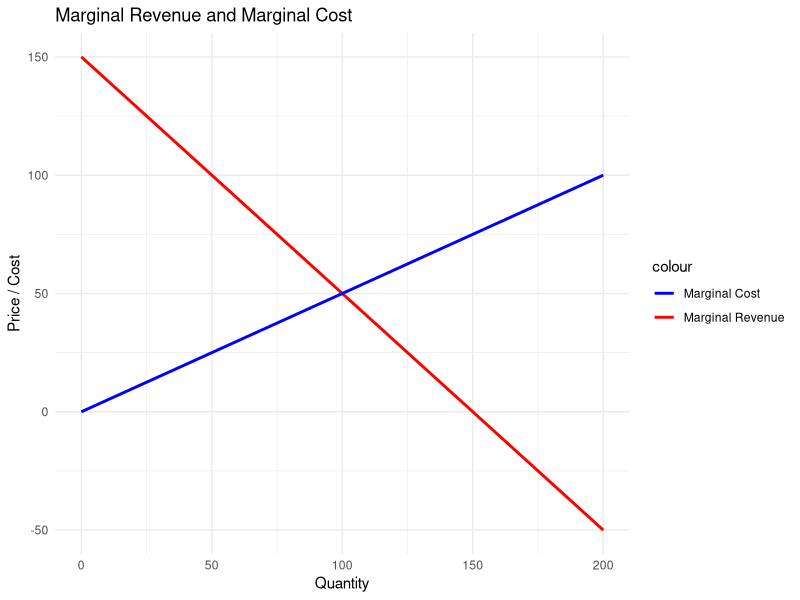

Recreate this plot in R.
## ---- chunk 1
knitr::opts_chunk$set(echo = TRUE)
## ---- chunk 2
library(knitr)
## ---- chunk 3
table <- matrix(c(20,14,25,400,100,
                     12,15,14,300,125,
                     10,12,15,500,150,
                     80,90,70,"-","-"), nrow=4,  byrow=TRUE)

colnames(table) <- c("Warehouse 1", "Warehouse 2", "Warehouse 3", "Production Cost", "Supply")

rownames(table) <-c("Plant A", "Plant B", "Plant C", "Monthly Demand")

table <- as.table(table)
table
## ---- chunk 4
table <- data.frame(
  Plant = c("Plant A", "Plant B", "Plant C", "Monthly Demand"),
  Warehouse_1 = c("$20", "$12", "$10", 80),
  Warehouse_2 = c("$14", "$15", "$12", 90),
  Warehouse_3 = c("$25", "$14", "$15", 70),
  Dummy_variables = c("0", "0", "0", 135),
  Production_Cost = c("$400", "$300", "$500", "-"),
  Production_Capacity = c(100, 125, 150, 375)
)
# Print the table using knitr::kable
kable(table, 
      col.names = c("Plant", "Warehouse 1", "Warehouse 2", "Warehouse 3", 
                    "Dummy Variables", "Production Cost", "Production Capacity"),
      align = "c")
## ---- chunk 5
# Install and load lpSolve library
# install.packages("lpSolve") (Install if needed)
library(lpSolve)
## ---- chunk 6
# Define the cost matrix (shipping costs + production cost)
costs <- matrix(c(420, 414, 425,0,
                  312, 315, 314,0,
                  510, 512, 515,0), nrow = 3, byrow = TRUE)

## ---- chunk 7
colnames(costs) <-c("Warehouse 1", "Warehouse 2", "Warehouse 3", "Dummy Variables")
                    
rownames(costs) <-c("Plant A", "Plant B", "Plant C")
costs
## ---- chunk 8
# Define supply for each plant 
supply <- c(100, 125, 150)

# Define demand warehouse
demand <- c(80, 90, 70,135)

## ---- chunk 9
# Solve the transportation problem
solution <- lp.transport(costs, "min", row.signs = rep("<=", 3), row.rhs = supply,
                         col.signs = rep(">=", 4), col.rhs = demand)

## ---- chunk 10
# Output the solution
solution$solution  
## ---- chunk 11
# Displays the minimum total cost
solution$objval   
## ---- chunk 12
library(ggplot2)
## ---- chunk 13
quantities <- seq(0, 200, by = 1)
## ---- chunk 14
# Define Marginal Revenue (MR) Function
MR <- function(quantities) {
  # Marginal Revenue or linear demand curve 
  a <- 100
  150 - 1 * quantities  # Decreasing as quantity increases
}

MC <- function(quantities) {
# Marginal Cost or supply curve
  0.5 * quantities # Increasing as quantity increases
}
## ---- chunk 15
data <- data.frame(
  Quantity = quantities,
  MR = MR(quantities),
  MC = MC(quantities)
)
## ---- chunk 16
ggplot(data, aes(x = Quantity)) +
  geom_line(aes(y = MR, color = "Marginal Revenue"), size = 1) +
  geom_line(aes(y = MC, color = "Marginal Cost"), size = 1) +
  labs(title = "Marginal Revenue and Marginal Cost",
       x = "Quantity",
       y = "Price / Cost") +

  theme_minimal() +
scale_color_manual(values = c("blue", "red"))
theme(legend.title = element_blank())
